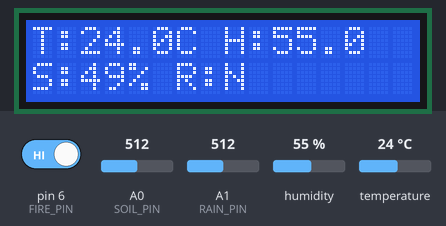
A sketch run on a simulated Arduino Uno, built with avr-gcc and run on an emulated ATmega328P. On the bench: 16×2 character LCD. The test bench sets the inputs (shaded band); at power-on: A0 (SOIL_PIN) = 512, A1 (RAIN_PIN) = 512, pin 6 (FIRE_PIN) HIGH, humidity 55 %, temperature 24 °C. What the sketch prints to the serial monitor is not drawn.

Above: at 3.2 s.
3.3 s: A0 (SOIL_PIN) set to 487
At 8.1 s:
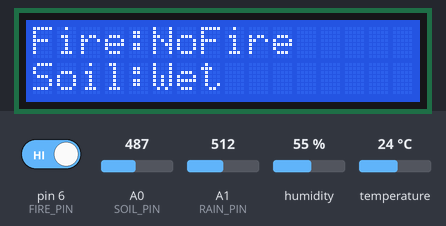
11.8 s: A1 (RAIN_PIN) set to 490
At 14.0 s:
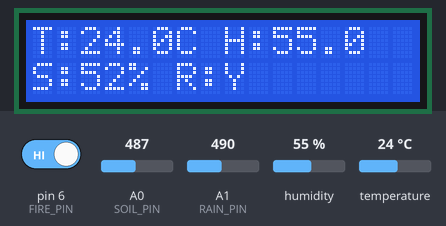
20.3 s: pin 6 (FIRE_PIN) driven LOW
At 26.3 s:
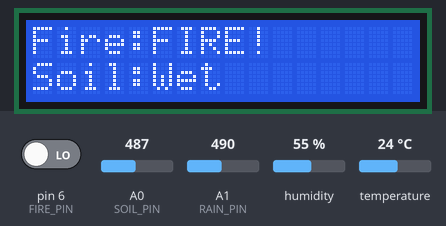
28.6 s: A0 (SOIL_PIN) set to 510
At 33.4 s:
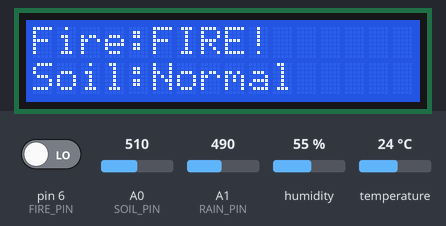
37.1 s: A0 (SOIL_PIN) set to 710
At 40.5 s:
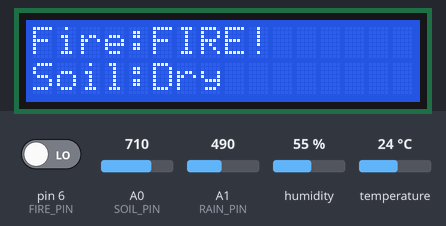
45.6 s: pin 6 (FIRE_PIN) driven HIGH
At 51.6 s:
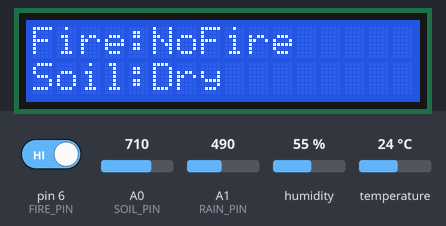
Timing chart, 0 to 53.1 s (numbered marks = the images above; inputs shaded):
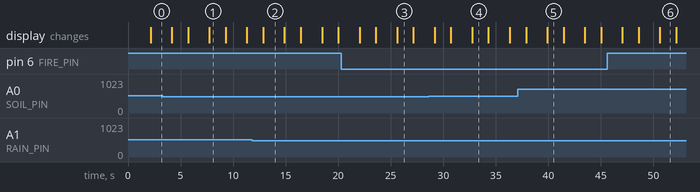

Measured:
- the behaviour switches between 500 and 499 on A0 (SOIL_PIN) (found by bisection; images 0 and 1)
- the behaviour switches between 500 and 499 on A1 (RAIN_PIN) (found by bisection; images 1 and 2)
- after the input at 3.3 s, the display: first differs from a run without the input after 2.4 s (image 1 shows a later state)
- after the input at 11.8 s, the display: changes after 1.1 s (image 2)
- after the input at 20.3 s, the display: first differs from a run without the input after 5.3 s (image 3)
- after the input at 28.6 s, the display: first differs from a run without the input after 2.1 s (image 4 shows a later state)
- after the input at 37.1 s, the display: first changes after 0.78 s (image 5 shows a later state)
- after the input at 45.6 s, the display: first differs from a run without the input after 5.0 s (image 6)

The sketch:

sensors.ino
```cpp
#include <DHT.h>

#include <LiquidCrystal_I2C.h>

// ----- Pins -----
#define DHTPIN 2
#define DHTTYPE DHT11
#define SOIL_PIN A0
#define RAIN_PIN A1
#define FIRE_PIN 6

// ----- Objects -----
DHT dht(DHTPIN, DHTTYPE);
LiquidCrystal_I2C lcd(0x27, 16, 2); // LCD: 16 columns, 2 rows

void printSerialHeader() {
  Serial.println(
    "Temp(C),Humidity(%),SoilRaw,SoilStatus,RainRaw,RainStatus,FireStatus");
}

void setup() {
  Serial.begin(9600);
  dht.begin();
  lcd.begin(16, 2);
  lcd.backlight();

  pinMode(FIRE_PIN, INPUT);

  lcd.print("Sensor Test");
  lcd.setCursor(0, 1);
  lcd.print("Initializing...");
  delay(2000);
  lcd.clear();

  printSerialHeader();
}

void loop() {
  // --- DHT11 Sensor ---
  float temp = dht.readTemperature();
  float humid = dht.readHumidity();
  String tempStr = isnan(temp) ? "Err" : String(temp, 1);
  String humidStr = isnan(humid) ? "Err" : String(humid, 1);

  // --- Soil Moisture Sensor ---
  int soilRaw = analogRead(SOIL_PIN);
  int soilMoisture = map(soilRaw, 1023, 0, 0, 100);
  String soilStatus = "Normal";
  if (soilRaw < 500)
    soilStatus = "Wet";
  else if (soilRaw > 700)
    soilStatus = "Dry";

  // --- Rain Sensor ---
  int rainRaw = analogRead(RAIN_PIN);
  String rainStatus = (rainRaw < 500) ? "Rain" : "Dry";

  // --- Fire Sensor ---
  bool fireDetected = digitalRead(FIRE_PIN) == LOW;
  String fireStatus = fireDetected ? "FIRE!" : "NoFire";

  // --- LCD Table-like Display ---
  lcd.clear();
  lcd.setCursor(0, 0);
  lcd.print("T:");
  lcd.print(tempStr);
  lcd.print("C H:");
  lcd.print(humidStr);

  lcd.setCursor(0, 1);
  lcd.print("S:");
  lcd.print(soilMoisture);
  lcd.print("% ");
  lcd.print("R:");
  lcd.print(rainStatus == "Rain" ? "Y" : "N");

  delay(2000);

  // Show fire status briefly
  lcd.clear();
  lcd.setCursor(0, 0);
  lcd.print("Fire:");
  lcd.print(fireStatus);
  lcd.setCursor(0, 1);
  lcd.print("Soil:");
  lcd.print(soilStatus);
  delay(1500);

  // --- Serial Output (CSV) ---
  Serial.print(tempStr);
  Serial.print(",");
  Serial.print(humidStr);
  Serial.print(",");
  Serial.print(soilRaw);
  Serial.print(",");
  Serial.print(soilStatus);
  Serial.print(",");
  Serial.print(rainRaw);
  Serial.print(",");
  Serial.print(rainStatus);
  Serial.print(",");
  Serial.println(fireStatus);
}
```
